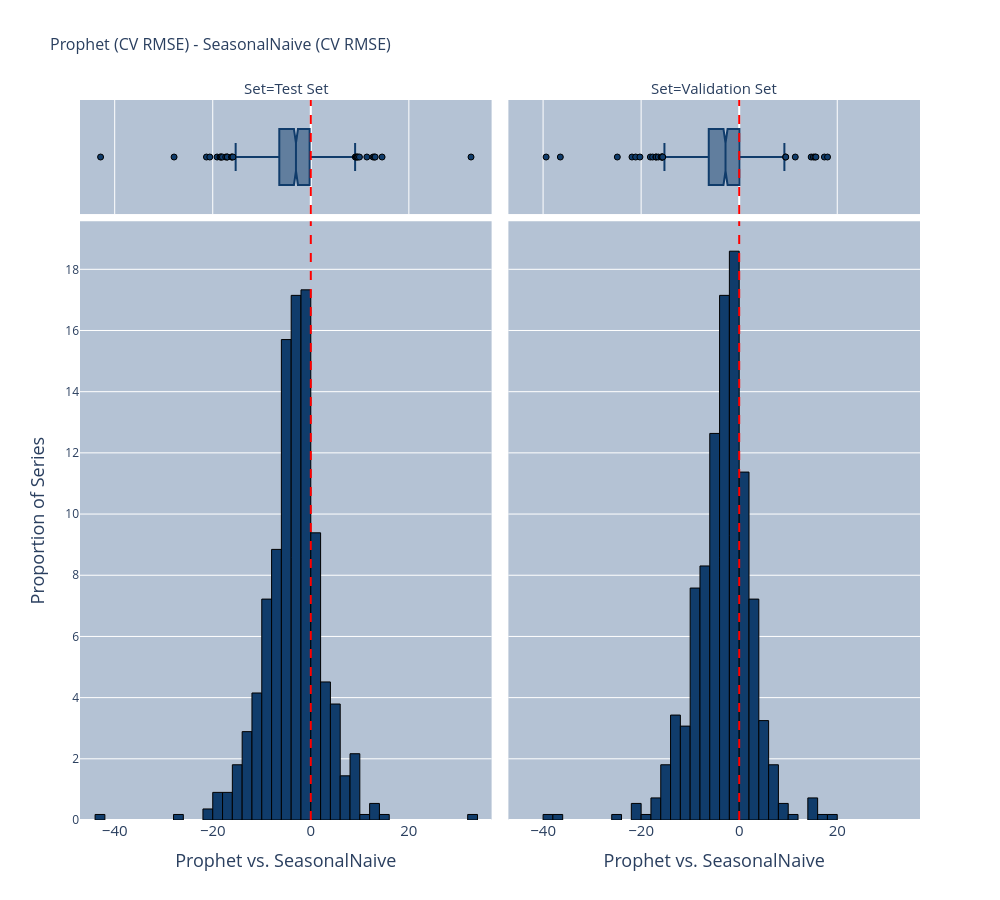

Notebook code for this chart:
### Code cell
Difference_Distribution = px.histogram(
    title='Prophet (CV RMSE) - SeasonalNaive (CV RMSE)',
    data_frame=df_pivot,
    x='Prophet vs. SeasonalNaive',
    nbins=50,
    width=1000,
    height=900,
    facet_col='Set',
    marginal='box',
    histnorm='percent',
    
)

# Change bar color and add borders
Difference_Distribution.update_traces(
    marker_color=color_discrete_map['Prophet'],     # histogram color
    marker_line_color='black',  # border color
    marker_line_width=1         # border width
)

# Add vertical line at x = 0
Difference_Distribution.add_vline(
    x=0,
    line_color='red',
    line_width=2,
    line_dash='dash'
)

Difference_Distribution.update_layout(
     title_font=dict(size=16),  # Set the title font size
    font=dict(size=15),  # Set general font size for labels and axis titles
            hoverlabel=dict(
                font_size=20  # Set font size for hover data
            ),
            yaxis=dict(
                title='Proportion of Series',
                title_font=dict(size=18),  # Set y-axis title font size
                tickfont=dict(size=12)  # Set y-axis tick font size
            ),
             legend=dict(
                orientation='h',       
                yanchor='bottom',     
                y=-0.3,               
                xanchor='center',      
                 x=0.5,                 
                font=dict(size=16)     
            ),
            plot_bgcolor="#B4C2D4", 
)

Difference_Distribution.show()

### Figure 1 — Plotly figure (JSON) as saved in the notebook; plotly's stock layout.template omitted (floating-point values rounded to 4 significant figures; data arrays with more than 128 entries replaced by an {"elided": "..."} marker saying what was removed)
{"data": [{"bingroup": "x", "histnorm": "percent", "hovertemplate": "Set=Test Set<br>Prophet vs. SeasonalNaive=%{x}<br>percent=%{y}<extra></extra>", "legendgroup": "", "marker": {"color": "#103C6B", "line": {"color": "black", "width": 1}, "pattern": {"shape": ""}}, "name": "", "nbinsx": 50, "orientation": "v", "showlegend": false, "type": "histogram", "x": {"elided": "554 float values"}, "xaxis": "x", "yaxis": "y"}, {"hovertemplate": "Set=Test Set<br>Prophet vs. SeasonalNaive=%{x}<extra></extra>", "legendgroup": "", "marker": {"color": "#103C6B", "line": {"color": "black", "width": 1}}, "name": "", "notched": true, "showlegend": false, "type": "box", "x": {"elided": "554 float values"}, "xaxis": "x3", "yaxis": "y3"}, {"bingroup": "x", "histnorm": "percent", "hovertemplate": "Set=Validation Set<br>Prophet vs. SeasonalNaive=%{x}<br>percent=%{y}<extra></extra>", "legendgroup": "", "marker": {"color": "#103C6B", "line": {"color": "black", "width": 1}, "pattern": {"shape": ""}}, "name": "", "nbinsx": 50, "orientation": "v", "showlegend": false, "type": "histogram", "x": {"elided": "554 float values"}, "xaxis": "x2", "yaxis": "y2"}, {"hovertemplate": "Set=Validation Set<br>Prophet vs. SeasonalNaive=%{x}<extra></extra>", "legendgroup": "", "marker": {"color": "#103C6B", "line": {"color": "black", "width": 1}}, "name": "", "notched": true, "showlegend": false, "type": "box", "x": {"elided": "554 float values"}, "xaxis": "x4", "yaxis": "y4"}], "layout": {"annotations": [{"showarrow": false, "text": "Set=Test Set", "x": 0.245, "xanchor": "center", "xref": "paper", "y": 1, "yanchor": "bottom", "yref": "paper"}, {"showarrow": false, "text": "Set=Validation Set", "x": 0.755, "xanchor": "center", "xref": "paper", "y": 1, "yanchor": "bottom", "yref": "paper"}], "barmode": "relative", "font": {"size": 15}, "height": 900, "hoverlabel": {"font": {"size": 20}}, "legend": {"font": {"size": 16}, "orientation": "h", "tracegroupgap": 0, "x": 0.5, "xanchor": "center", "y": -0.3, "yanchor": "bottom"}, "plot_bgcolor": "#B4C2D4", "shapes": [{"line": {"color": "red", "dash": "dash", "width": 2}, "type": "line", "x0": 0, "x1": 0, "xref": "x", "y0": 0, "y1": 1, "yref": "y domain"}, {"line": {"color": "red", "dash": "dash", "width": 2}, "type": "line", "x0": 0, "x1": 0, "xref": "x2", "y0": 0, "y1": 1, "yref": "y2 domain"}, {"line": {"color": "red", "dash": "dash", "width": 2}, "type": "line", "x0": 0, "x1": 0, "xref": "x3", "y0": 0, "y1": 1, "yref": "y3 domain"}, {"line": {"color": "red", "dash": "dash", "width": 2}, "type": "line", "x0": 0, "x1": 0, "xref": "x4", "y0": 0, "y1": 1, "yref": "y4 domain"}], "title": {"font": {"size": 16}, "text": "Prophet (CV RMSE) - SeasonalNaive (CV RMSE)"}, "width": 1000, "xaxis": {"anchor": "y", "domain": [0, 0.49], "title": {"text": "Prophet vs. SeasonalNaive"}}, "xaxis2": {"anchor": "y2", "domain": [0.51, 1], "matches": "x", "title": {"text": "Prophet vs. SeasonalNaive"}}, "xaxis3": {"anchor": "y3", "domain": [0, 0.49], "matches": "x", "showgrid": true, "showticklabels": false}, "xaxis4": {"anchor": "y4", "domain": [0.51, 1], "matches": "x", "showgrid": true, "showticklabels": false}, "yaxis": {"anchor": "x", "domain": [0, 0.8316], "tickfont": {"size": 12}, "title": {"font": {"size": 18}, "text": "Proportion of Series"}}, "yaxis2": {"anchor": "x2", "domain": [0, 0.8316], "matches": "y", "showticklabels": false}, "yaxis3": {"anchor": "x3", "domain": [0.8416, 1], "matches": "y3", "showgrid": false, "showline": false, "showticklabels": false, "ticks": ""}, "yaxis4": {"anchor": "x4", "domain": [0.8416, 1], "matches": "y3", "showgrid": false, "showline": false, "showticklabels": false, "ticks": ""}}}
